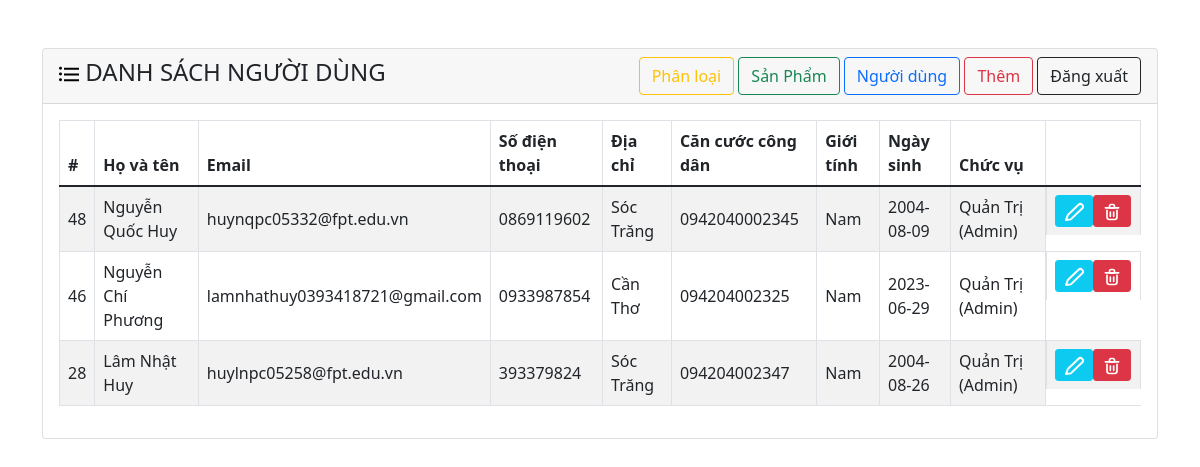
The page /admin/users/list.php on the database its author committed.
### tables this page shows
CREATE TABLE `users` (
  `id` int NOT NULL,
  `role_id` int NOT NULL,
  `username` varchar(200) NOT NULL,
  `email` varchar(200) NOT NULL,
  `phone` varchar(250) NOT NULL,
  `address` varchar(200) NOT NULL,
  `cccd` varchar(250) NOT NULL,
  `gender` varchar(200) NOT NULL,
  `date` date NOT NULL,
  `password` varchar(200) NOT NULL,
  `create_at` datetime NOT NULL DEFAULT CURRENT_TIMESTAMP,
  `update_at` datetime NOT NULL DEFAULT CURRENT_TIMESTAMP
);

### admin/users/list.php (the view, shortened to what this page needs)
<!DOCTYPE html>
<html lang="en">
<head>
    <link href="https://cdn.jsdelivr.net/npm/bootstrap@5.1.3/dist/css/bootstrap.min.css" rel="stylesheet">
</head>
<body>
    <div class="container">
        <div class="card mt-5">
            <div class="card-header d-flex align-items-center justify-content-between">
                <h4> <img src="./admin/images/list-1497-svgrepo-com.svg" alt=""> DANH SÁCH NGƯỜI DÙNG</h4>
                <div class="action-btn">
                    <a href="./index.php?pages=category&action=list" class="btn btn-outline-warning">Phân loại</a>
                    <a href="./index.php?pages=product&action=list" class="btn btn-outline-success">Sản Phẩm</a>
                    <a href="./index.php?pages=users&action=list" class="btn btn-outline-primary">Người dùng</a>
                    <a href="./index.php?pages=users&action=add" class="btn btn-outline-danger">Thêm</a>
                    <a href="./admin/login.php" class="btn btn-outline-dark" onclick="return confirm('Bạn có chắc chắn muốn đăng xuất? ')">Đăng xuất</a>
                </div>
            </div>
            <div class="card-body">
                <table class="table table-bordered table-striped">
                    <thead>
                        <tr>
                            <th scope="col">#</th>
                            <th scope="col">Họ và tên</th>
                            <th scope="col">Email</th>
                            <th scope="col">Số điện thoại</th>
                            <th scope="col">Địa chỉ</th>
                            <th scope="col">Căn cước công dân</th>
                            <th scope="col">Giới tính</th>
                            <th scope="col">Ngày sinh</th>
                            <th scope="col">Chức vụ</th>
                            <th scope="col"></th>
                        </tr>
                    </thead>
                    <tbody>
                        <?php
                        $query_user = mysqli_query($conn, 'SELECT * FROM `users`  ORDER BY `username` DESC ');
                        if (mysqli_num_rows($query_user) > 0) {
                            while ($fetch_user = mysqli_fetch_array($query_user)) {
                        ?>
                                <tr style="vertical-align: middle;">
                                    <td>
                                        <?= $fetch_user['id'] ?>
                                    </td>
                                    <td>
                                        <?= $fetch_user['username'] ?>
                                    </td>
                                    <td>
                                        <?= $fetch_user['email'] ?>
                                    </td>
                                    <td>
                                        <?= $fetch_user['phone'] ?>
                                    </td>
                                    <td>
                                        <?= $fetch_user['address'] ?>
                                    </td>
                                    <td>
                                        <?= $fetch_user['cccd'] ?>
                                    </td>
                                    <td>
                                        <?= $fetch_user['gender'] ?>
                                    </td>
                                    <td>
                                        <?= $fetch_user['date'] ?>
                                    </td>
                                    <td>
                                        <?= $fetch_user['role_id'] == 1 ? 'Quản Trị (Admin)' : 'Khách hàng (User)' ?>
                                    </td>
                                    <td class="d-flex justify-content-evenly">
                                        <a href="./index.php?pages=users&action=edit&id=<?= $fetch_user['id'] ?>" class="btn btn-info btn-sm"><img src="./admin/images/edit-1-svgrepo-com.svg" alt=""></a>
                                        <form action="./index.php?pages=users&action=delete" method="post">
                                            <button onclick="return confirm('Bạn có chắc chắn muốn xóa? ')" type="submit" class="btn btn-danger btn-sm" name="deleteUser" value="<?= $fetch_user['id'] ?>"><img src="./admin/images/delete-2-svgrepo-com.svg" alt=""></i>
                                            </button>
                                        </form>
                                    </td>
                                </tr>
                        <?php
                            }
                        }
                        ?>
                    </tbody>
                </table>
            </div>
        </div>
    </div>
</body>
</html>

### rows shown on the page
users: id "48", username "Nguyễn Quốc Huy", email "huynqpc05332@fpt.edu.vn", phone "0869119602", address "Sóc Trăng", cccd "0942040002345", gender "Nam", date "2004-08-09", role_id "Quản Trị (Admin)"
users: id "46", username "Nguyễn Chí Phương", email "lamnhathuy0393418721@gmail.com", phone "0933987854", address "Cần Thơ", cccd "094204002325", gender "Nam", date "2023-06-29", role_id "Quản Trị (Admin)"
users: id "28", username "Lâm Nhật Huy", email "huylnpc05258@fpt.edu.vn", phone "393379824", address "Sóc Trăng", cccd "094204002347", gender "Nam", date "2004-08-26", role_id "Quản Trị (Admin)"
